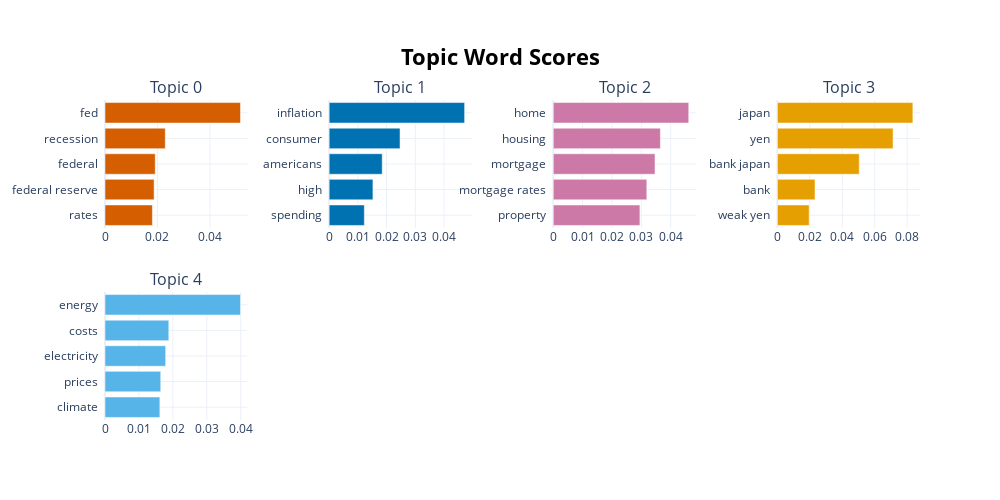

This figure's notebook cell:
### Code cell
%matplotlib inline
topic_model.visualize_barchart(top_n_topics=5) #Top words in each topic

### Figure 1 — Plotly figure (JSON) as saved in the notebook; plotly's stock layout.template omitted (floating-point values rounded to 4 significant figures)
{"data": [{"marker": {"color": "#D55E00"}, "orientation": "h", "type": "bar", "x": [0.01806, 0.01871, 0.01913, 0.02296, 0.05162], "xaxis": "x", "y": ["rates  ", "federal reserve  ", "federal  ", "recession  ", "fed  "], "yaxis": "y"}, {"marker": {"color": "#0072B2"}, "orientation": "h", "type": "bar", "x": [0.01225, 0.01524, 0.01847, 0.02467, 0.04714], "xaxis": "x2", "y": ["spending  ", "high  ", "americans  ", "consumer  ", "inflation  "], "yaxis": "y2"}, {"marker": {"color": "#CC79A7"}, "orientation": "h", "type": "bar", "x": [0.02952, 0.03187, 0.03466, 0.03649, 0.04615], "xaxis": "x3", "y": ["property  ", "mortgage rates  ", "mortgage  ", "housing  ", "home  "], "yaxis": "y3"}, {"marker": {"color": "#E69F00"}, "orientation": "h", "type": "bar", "x": [0.01958, 0.0232, 0.05045, 0.07132, 0.08353], "xaxis": "x4", "y": ["weak yen  ", "bank  ", "bank japan  ", "yen  ", "japan  "], "yaxis": "y4"}, {"marker": {"color": "#56B4E9"}, "orientation": "h", "type": "bar", "x": [0.01617, 0.01642, 0.01788, 0.0188, 0.03993], "xaxis": "x5", "y": ["climate  ", "prices  ", "electricity  ", "costs  ", "energy  "], "yaxis": "y5"}], "layout": {"annotations": [{"font": {"size": 16}, "showarrow": false, "text": "Topic 0", "x": 0.0875, "xanchor": "center", "xref": "paper", "y": 1, "yanchor": "bottom", "yref": "paper"}, {"font": {"size": 16}, "showarrow": false, "text": "Topic 1", "x": 0.3625, "xanchor": "center", "xref": "paper", "y": 1, "yanchor": "bottom", "yref": "paper"}, {"font": {"size": 16}, "showarrow": false, "text": "Topic 2", "x": 0.6375, "xanchor": "center", "xref": "paper", "y": 1, "yanchor": "bottom", "yref": "paper"}, {"font": {"size": 16}, "showarrow": false, "text": "Topic 3", "x": 0.9125, "xanchor": "center", "xref": "paper", "y": 1, "yanchor": "bottom", "yref": "paper"}, {"font": {"size": 16}, "showarrow": false, "text": "Topic 4", "x": 0.0875, "xanchor": "center", "xref": "paper", "y": 0.4, "yanchor": "bottom", "yref": "paper"}], "height": 500, "hoverlabel": {"bgcolor": "white", "font": {"family": "Rockwell", "size": 16}}, "showlegend": false, "title": {"font": {"color": "Black", "size": 22}, "text": "<b>Topic Word Scores", "x": 0.5, "xanchor": "center", "yanchor": "top"}, "width": 1000, "xaxis": {"anchor": "y", "domain": [0, 0.175], "showgrid": true}, "xaxis2": {"anchor": "y2", "domain": [0.275, 0.45], "showgrid": true}, "xaxis3": {"anchor": "y3", "domain": [0.55, 0.725], "showgrid": true}, "xaxis4": {"anchor": "y4", "domain": [0.825, 1], "showgrid": true}, "xaxis5": {"anchor": "y5", "domain": [0, 0.175], "showgrid": true}, "xaxis6": {"anchor": "y6", "domain": [0.275, 0.45], "showgrid": true}, "xaxis7": {"anchor": "y7", "domain": [0.55, 0.725], "showgrid": true}, "xaxis8": {"anchor": "y8", "domain": [0.825, 1], "showgrid": true}, "yaxis": {"anchor": "x", "domain": [0.6, 1], "showgrid": true}, "yaxis2": {"anchor": "x2", "domain": [0.6, 1], "showgrid": true}, "yaxis3": {"anchor": "x3", "domain": [0.6, 1], "showgrid": true}, "yaxis4": {"anchor": "x4", "domain": [0.6, 1], "showgrid": true}, "yaxis5": {"anchor": "x5", "domain": [0, 0.4], "showgrid": true}, "yaxis6": {"anchor": "x6", "domain": [0, 0.4], "showgrid": true}, "yaxis7": {"anchor": "x7", "domain": [0, 0.4], "showgrid": true}, "yaxis8": {"anchor": "x8", "domain": [0, 0.4], "showgrid": true}}}
